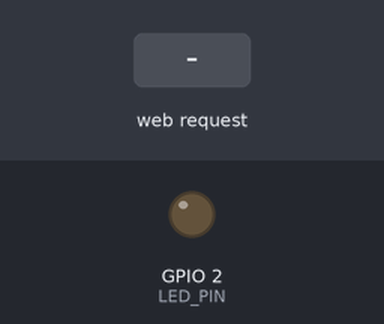
The sketch below on a simulated ESP32. On the bench: output pins drawn as LEDs (lit = HIGH). The inputs (shaded band) are chosen by the test bench. WiFi joins after 1.5 s; servers stay silent unless stated; what the sketch prints to the serial monitor is not drawn.

Above: at 2.7 s.
2.8 s: HTTP request GET /set?value=1 received
At 4.0 s:
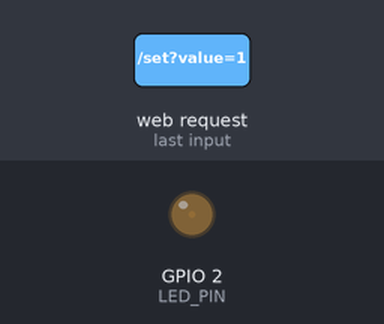
4.3 s: HTTP request GET /set?value=120 received
At 5.2 s:
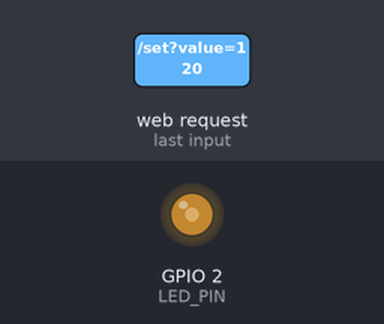
Timing chart, 0 to 7.3 s (numbered marks = the images above; inputs shaded):
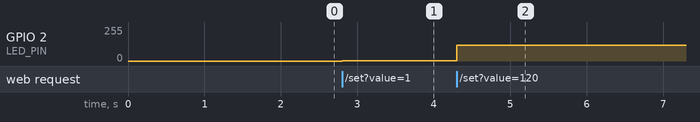

Measured:
- after the input at 2.8 s, GPIO 2 (LED_PIN): 0/255 → 1/255 at once
- after the input at 4.3 s, GPIO 2 (LED_PIN): 1/255 → 120/255 at once

The sketch:

ex07.ino
```cpp
// ex07_web_slider_dimmer.ino
#include <WiFi.h>
#include <WebServer.h>

const char* ssid = "zzxwasxh";
const char* password = "sxhwazzx1912";

const int LED_PIN = 2;
const int pwmChannel = 0;
const int freq = 5000;
const int resolution = 8;

WebServer server(80);

String getHTML() {
  return R"rawliteral(
<!DOCTYPE html>
<html>
<head>
  <meta charset="UTF-8">
  <meta name="viewport" content="width=device-width, initial-scale=1.0">
  <title>调光器</title>
</head>
<body style="text-align:center;font-family:Arial;margin-top:50px;">
  <h2>ESP32 无极调光</h2>
  <input type="range" min="0" max="255" value="0" id="slider"
         oninput="sendValue(this.value)">
  <p>当前亮度: <span id="val">0</span></p >
  <script>
    function sendValue(val) {
      document.getElementById('val').innerText = val;
      fetch('/set?value=' + val);
    }
  </script>
</body>
</html>
)rawliteral";
}

void handleRoot() {
  server.send(200, "text/html; charset=UTF-8", getHTML());
}

void handleSet() {
  if (server.hasArg("value")) {
    int val = server.arg("value").toInt();
    val = constrain(val, 0, 255);
    ledcWrite(pwmChannel, val);
    Serial.print("Brightness: ");
    Serial.println(val);
  }
  server.send(200, "text/plain", "OK");
}

void setup() {
  Serial.begin(115200);
  ledcSetup(pwmChannel, freq, resolution);
  ledcAttachPin(LED_PIN, pwmChannel);

  WiFi.begin(ssid, password);
  Serial.print("Connecting");
  while (WiFi.status() != WL_CONNECTED) {
    delay(500);
    Serial.print(".");
  }
  Serial.println("\nConnected, IP: " + WiFi.localIP().toString());

  server.on("/", handleRoot);
  server.on("/set", handleSet);
  server.begin();
}

void loop() {
  server.handleClient();
}
```
